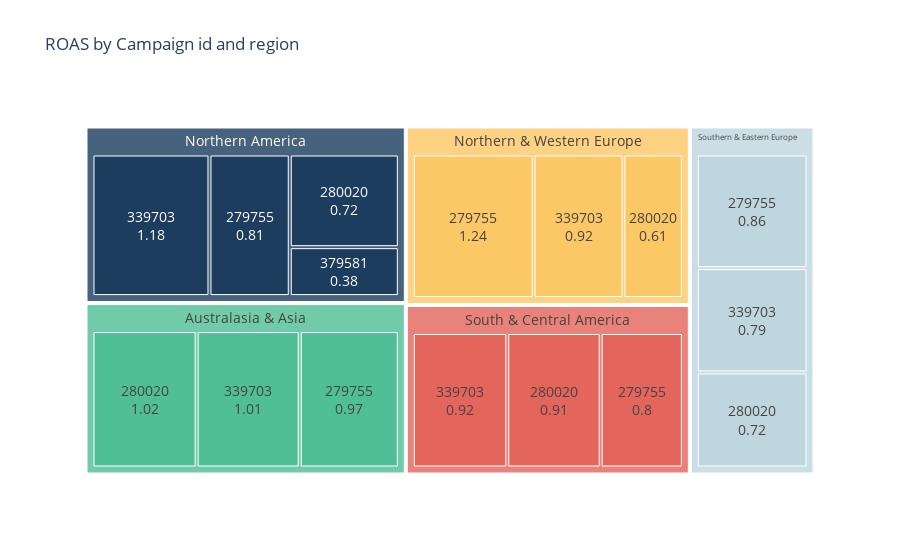

The code cell stored with this chart in its notebook:
### Code cell
campaigns_sub = campaigns.groupby(['campaign_id','sub_region'])['impressions','spend'].sum().reset_index()
transaction = pd.concat([app_campaigns,web_campaigns])
transaction = transaction.groupby(['sk_user','sub_region'])['revenue'].sum().reset_index()
install_transaction = pd.merge(transaction,installs, how  = 'left', on = ['sk_user','sub_region'])
all_transaction_install = install_transaction.groupby(['campaign_id','sub_region'])['revenue'].sum().reset_index()
ROAS = pd.merge(all_transaction_install,campaigns_sub, how  = 'inner', on = ['campaign_id','sub_region'])
ROAS['ROAS'] = (ROAS['revenue']/ROAS['spend']).round(2)
ROAS = pd.concat([ROAS,web_final]).reset_index(drop = True)

fig = px.treemap(ROAS, path = ['sub_region','campaign_id'],values = 'ROAS',
                    color_discrete_sequence=['#1c3d5e','#50bf97','#fcc866','#e3655b','#c0d6df'],
                    title = 'ROAS by Campaign id and region')
fig.update_traces(textposition='middle center', textinfo = "label+value",selector=dict(type='treemap'),textfont_size=14)

### Figure 1 — Plotly figure (JSON) as saved in the notebook; plotly's stock layout.template omitted (floating-point values rounded to 4 significant figures)
{"data": [{"branchvalues": "total", "domain": {"x": [0, 1], "y": [0, 1]}, "hoverlabel": {"namelength": 0}, "hovertemplate": "labels=%{label}<br>ROAS=%{value}<br>parent=%{parent}<br>id=%{id}", "ids": ["Australasia & Asia/279755", "Northern & Western Europe/279755", "Northern America/279755", "South & Central America/279755", "Southern & Eastern Europe/279755", "Australasia & Asia/280020", "Northern & Western Europe/280020", "Northern America/280020", "South & Central America/280020", "Southern & Eastern Europe/280020", "Australasia & Asia/339703", "Northern & Western Europe/339703", "Northern America/339703", "South & Central America/339703", "Southern & Eastern Europe/339703", "Northern America/379581", "Australasia & Asia/None", "Northern & Western Europe/None", "Northern America/None", "South & Central America/None", "Southern & Eastern Europe/None", "Australasia & Asia", "Northern & Western Europe", "Northern America", "South & Central America", "Southern & Eastern Europe"], "labels": ["279755", "279755", "279755", "279755", "279755", "280020", "280020", "280020", "280020", "280020", "339703", "339703", "339703", "339703", "339703", "379581", "None", "None", "None", "None", "None", "Australasia & Asia", "Northern & Western Europe", "Northern America", "South & Central America", "Southern & Eastern Europe"], "name": "", "parents": ["Australasia & Asia", "Northern & Western Europe", "Northern America", "South & Central America", "Southern & Eastern Europe", "Australasia & Asia", "Northern & Western Europe", "Northern America", "South & Central America", "Southern & Eastern Europe", "Australasia & Asia", "Northern & Western Europe", "Northern America", "South & Central America", "Southern & Eastern Europe", "Northern America", "Australasia & Asia", "Northern & Western Europe", "Northern America", "South & Central America", "Southern & Eastern Europe", "", "", "", "", ""], "textfont": {"size": 14}, "textinfo": "label+value", "textposition": "middle center", "type": "treemap", "values": [0.97, 1.24, 0.81, 0.8, 0.86, 1.02, 0.61, 0.72, 0.91, 0.72, 1.01, 0.92, 1.18, 0.92, 0.79, 0.38, 0, 0, 0, 0, 0, 3, 2.77, 3.09, 2.63, 2.37]}], "layout": {"legend": {"tracegroupgap": 0}, "title": {"text": "ROAS by Campaign id and region"}, "treemapcolorway": ["#1c3d5e", "#50bf97", "#fcc866", "#e3655b", "#c0d6df"]}}
